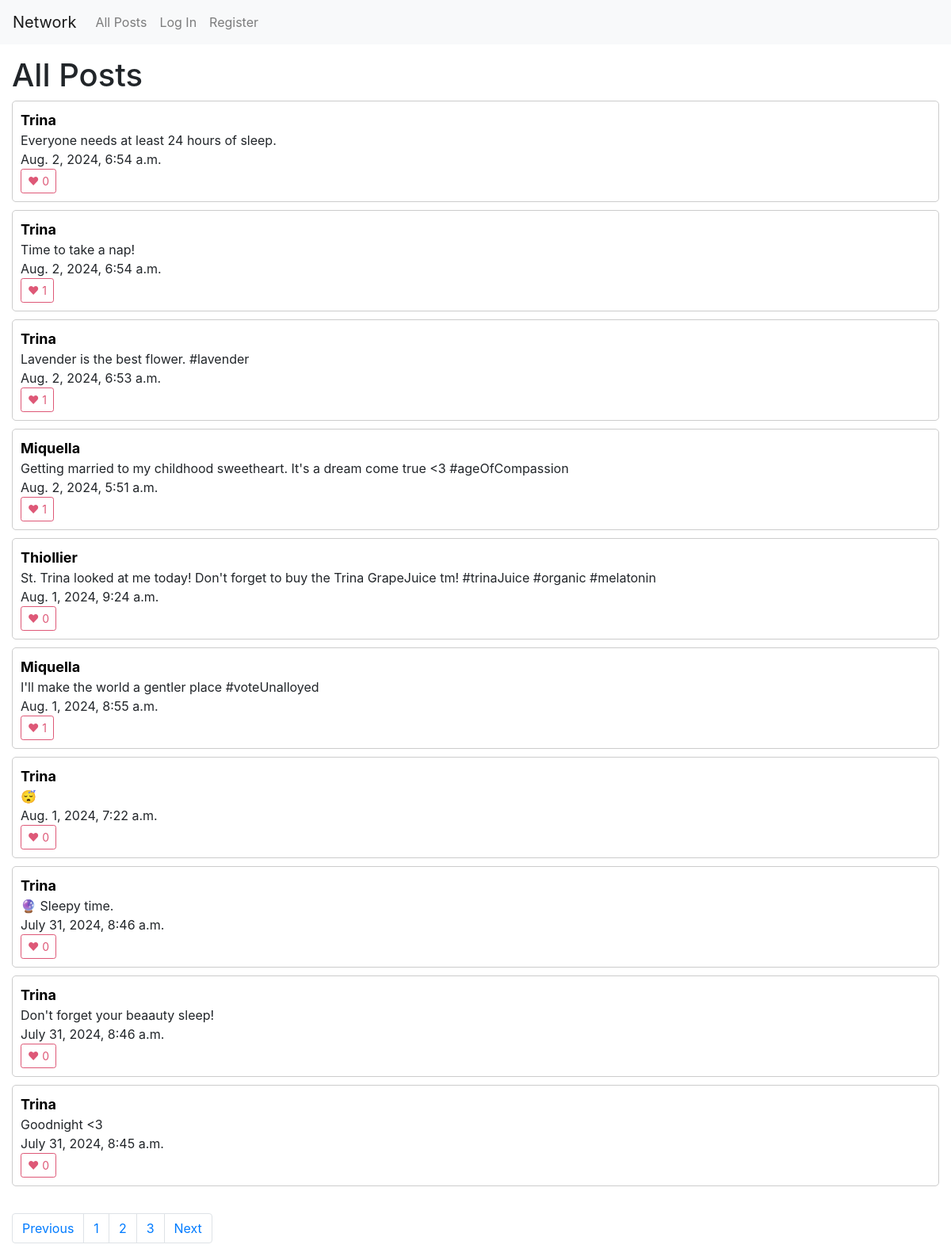
Screenshot of /all-posts/2 with the database file from the repository.
### network/models.py (models this page shows, shortened)
class Post(models.Model):
    user = models.ForeignKey("User", on_delete=models.CASCADE, related_name="posts")
    content = models.TextField(blank=True)
    timestamp = models.DateTimeField(auto_now_add=True)
    likes = models.IntegerField(default=0)
    likes_users = models.ManyToManyField("User", related_name="likes", null=True)

class User(AbstractUser):
    followers = models.ManyToManyField('self', related_name="following", null=True)
    following = models.ManyToManyField('self', related_name="followers",null=True)

### network/views.py (the view)
# urls.py: path("all-posts/<int:page_num>", views.all_posts, name="all_posts"),
def all_posts(request, page_num):
    posts = Post.objects.all()
    posts = posts.order_by("-timestamp").all()
    p = Paginator(posts, 10)
    page_obj = p.get_page(page_num)
    prev_page = None
    has_prev_page = False
    if page_obj.has_previous():
        prev_page = page_obj.previous_page_number()
        has_prev_page = True
    next_page = None
    has_next_page = False
    if page_obj.has_next():
        next_page = page_obj.next_page_number()
        has_next_page = True
    return render(request, 'network/all.html', {
        "username":request.user,
        "posts": page_obj,
        "pages": p,
        "prev_page": prev_page,
        "has_prev_page": has_prev_page,
        "next_page": next_page,
        "has_next_page": has_next_page,
    })

### network/templates/network/all.html (shortened to what this page needs)
{% extends "network/layout.html" %}
{% load static %}
{% block body %}
  <h1>All Posts</h1>
  {% for post in posts %}
  <div id="post-container">
      <a href="{% url 'user' post.user.username 1 %}" class="username-link">{{ post.user.username }}</a>
      <div id="content-{{ post.id }}">{{ post.content }}</div>
      {{ post.timestamp }} <br>
      <button id="like-{{ post.id }}" onclick="toggle_like({{ post.id }})" class="like-btn">♥ {{ post.likes_users.count }}</button>
  </div>
  {% endfor %}
  <br>
  <nav aria-label="Page navigation example">
    <ul class="pagination">
        {% if has_prev_page %}
            <li class="page-item"><a class="page-link" href="{% url 'all_posts' prev_page%}">Previous</a></li>
        {% endif %}
      {% for page in pages %}
        <li class="page-item"><a class="page-link"  href="{% url 'all_posts' page.number%}">{{ page.number }}</a></li>
      {% endfor %}
      {% if has_next_page %}
        <li class="page-item"><a class="page-link" href="{% url 'all_posts' next_page %}">Next</a></li>
      {% endif  %}
    </ul>
  </nav>
{% endblock %}

### network/static/network/styles.css (style rules this page uses)
#post-container { align-items: center; border: 1px solid #ccc; padding: 10px; margin-bottom: 10px; border-radius: 5px; }
.username-link { color:black; font-weight: bold; font-size: large; }
.like-btn { display: inline-block; font-weight: 400; text-align: center; vertical-align: middle; user-select: none; background-color: transparent; border: 1px solid transparent; transition: color .15s ease-in-out,background-color .15s ease-in-out,border-color .15s ease-in-out,box-shadow .15s ease-in-out; padding: .25rem .5rem; font-size: .875rem; line-height: 1.5; border-radius: .2rem; color: #de5877; border-color: #de5877; }

### rows the page displays
Post: user.username "Trina", content "Everyone needs at least 24 hours of sleep.", timestamp "Aug. 2, 2024, 6:54 a.m.", likes_users.count "0"
Post: user.username "Trina", content "Time to take a nap!", timestamp "Aug. 2, 2024, 6:54 a.m.", likes_users.count "1"
Post: user.username "Trina", content "Lavender is the best flower. #lavender", timestamp "Aug. 2, 2024, 6:53 a.m.", likes_users.count "1"
Post: user.username "Miquella", content "Getting married to my childhood sweetheart. It's a dream come true <3 #ageOfCompassion", timestamp "Aug. 2, 2024, 5:51 a.m.", likes_users.count "1"
Post: user.username "Thiollier", content "St. Trina looked at me today! Don't forget to buy the Trina GrapeJuice tm! #trinaJuice #organic #melatonin", timestamp "Aug. 1, 2024, 9:24 a.m.", likes_users.count "0"
Post: user.username "Miquella", content "I'll make the world a gentler place #voteUnalloyed", timestamp "Aug. 1, 2024, 8:55 a.m.", likes_users.count "1"
Post: user.username "Trina", content "😴", timestamp "Aug. 1, 2024, 7:22 a.m.", likes_users.count "0"
Post: user.username "Trina", content "🔮 Sleepy time.", timestamp "July 31, 2024, 8:46 a.m.", likes_users.count "0"
Post: user.username "Trina", content "Don't forget your beaauty sleep!", timestamp "July 31, 2024, 8:46 a.m.", likes_users.count "0"
Post: user.username "Trina", content "Goodnight <3", timestamp "July 31, 2024, 8:45 a.m.", likes_users.count "0"

### other values shown
{{ page.number }} "1" "2" "3"
